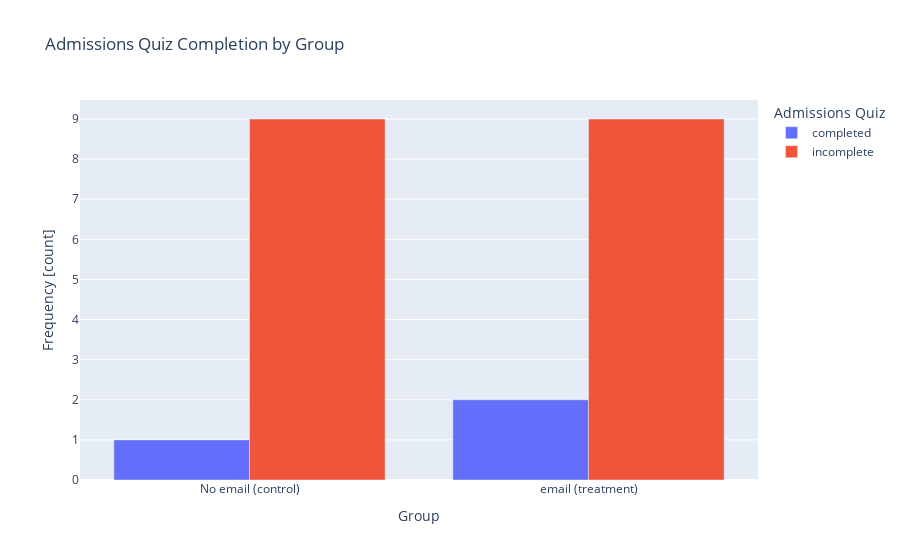

Source (notebook cell):
### Code cell
def build_contingency_bar():
    # Create side-by-side bar chart
    fig = px.bar(
        data_frame=data,
        barmode="group",
        title="Admissions Quiz Completion by Group"
    )
    # Set axis labels
    fig.update_layout(
        xaxis_title="Group",
        yaxis_title="Frequency [count]",
        legend={"title": "Admissions Quiz"}
    )
    return fig


build_contingency_bar().show()

### Figure 1 — Plotly figure (JSON) as saved in the notebook; plotly's stock layout.template omitted (floating-point values rounded to 4 significant figures)
{"data": [{"alignmentgroup": "True", "hovertemplate": "admissionsQuiz=completed<br>group=%{x}<br>value=%{y}<extra></extra>", "legendgroup": "completed", "marker": {"color": "#636efa", "pattern": {"shape": ""}}, "name": "completed", "offsetgroup": "completed", "orientation": "v", "showlegend": true, "textposition": "auto", "type": "bar", "x": ["No email (control)", "email (treatment)"], "xaxis": "x", "y": [1, 2], "yaxis": "y"}, {"alignmentgroup": "True", "hovertemplate": "admissionsQuiz=incomplete<br>group=%{x}<br>value=%{y}<extra></extra>", "legendgroup": "incomplete", "marker": {"color": "#EF553B", "pattern": {"shape": ""}}, "name": "incomplete", "offsetgroup": "incomplete", "orientation": "v", "showlegend": true, "textposition": "auto", "type": "bar", "x": ["No email (control)", "email (treatment)"], "xaxis": "x", "y": [9, 9], "yaxis": "y"}], "layout": {"barmode": "group", "legend": {"title": {"text": "Admissions Quiz"}, "tracegroupgap": 0}, "title": {"text": "Admissions Quiz Completion by Group"}, "xaxis": {"anchor": "y", "domain": [0, 1], "title": {"text": "Group"}}, "yaxis": {"anchor": "x", "domain": [0, 1], "title": {"text": "Frequency [count]"}}}}
